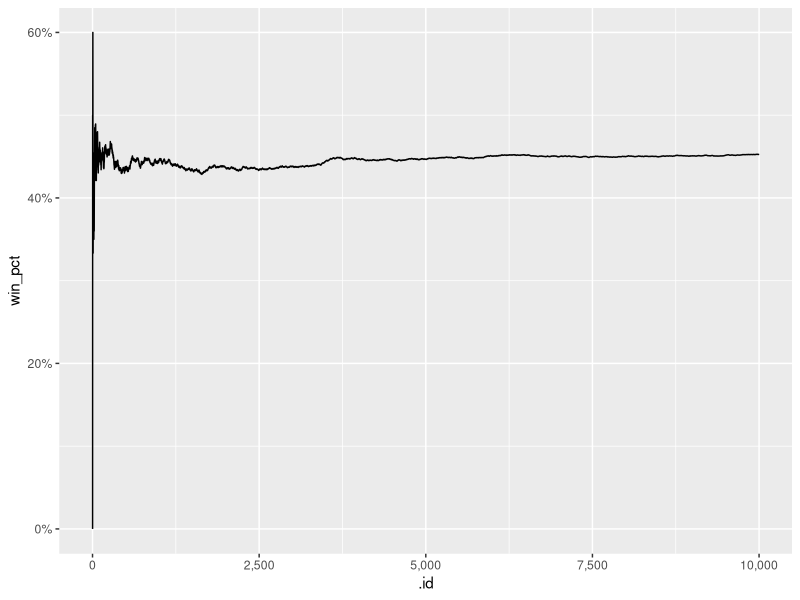
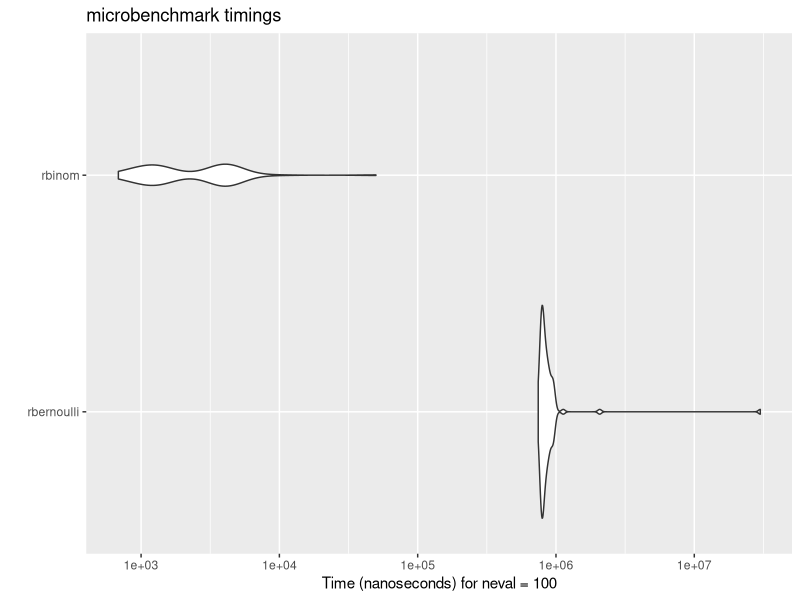

R code for these plots, in order: (Note: this script raises an error after producing the figures.)
library(tidyverse)

set.seed(123)

n_sims <- 1e04

tibble(
  me = runif(n = n_sims, min = 0.1, max = 0.8),
  you = runif(n = n_sims, min = 0, max = 1),
  win = me > you
) %>%
  mutate(.id = row_number(), win_pct = cummean(win)) %>%
  ggplot(mapping = aes(x = .id, y = win_pct)) +
  geom_line() +
  scale_x_continuous(labels = scales::comma) +
  scale_y_continuous(labels = scales::percent)


sim_flips <- function(n_coins = 1e03) {
  while (n_coins > 1) {
    # simulate coin flips and count how many are TRUE
    n_coins <- rbinom(n = 1, size = n_coins, prob = 0.5)
  }

  return(n_coins)
}

map_dbl(.x = 1:n_sims, ~ sim_flips(n_coins = 1e06)) %>%
  mean()

# will it run efficiently?
microbenchmark::microbenchmark(sim_flips(n_coins = 1e06))

microbenchmark::microbenchmark(
  rbernoulli = rbernoulli(n = 1, p = 0.5),
  rbinom = rbinom(n = 1, size = 1, prob = 0.5)
) %>%
  autoplot()

microbenchmark::microbenchmark(
  n_1 = rbinom(n = 1, size = n_coins, prob = 0.5),
  n_coins = sum(rbinom(n = n_coins, size = 1, p = 0.5))
) %>%
  autoplot()
